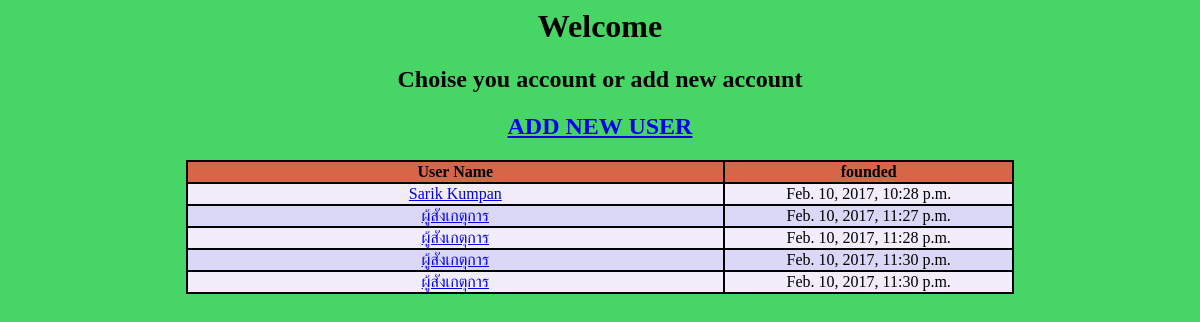
The app's page /accounting/, older data.
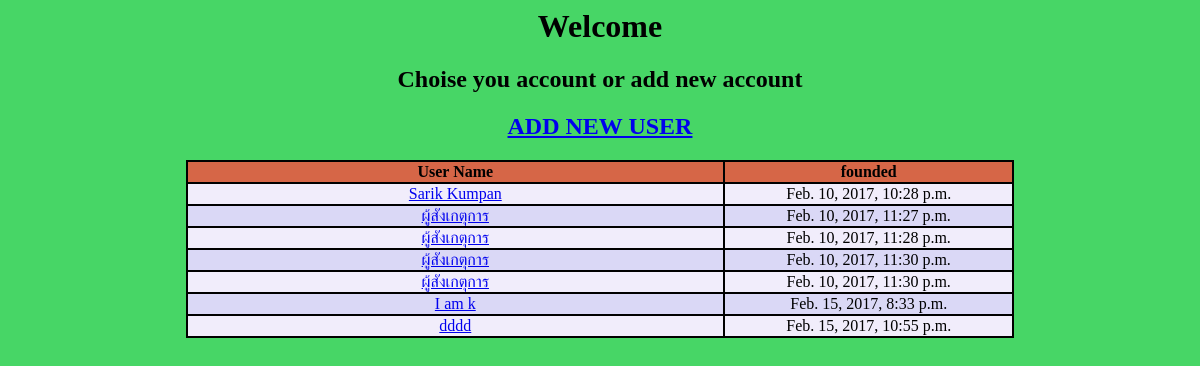
The same page, newer data.
### accounting/models.py (models this page shows, shortened)
class User(models.Model):
    user_name = models.CharField(max_length=60)
    founded = models.DateTimeField('date founded')

### accounting/views.py (the view)
class IndexView(generic.ListView): #for show home page that show all user
    model = User
    template_name = 'accounting/index.html'
    context_object_name = 'user_list'

### accounting/templates/accounting/index.html (shortened to what this page needs)
<head>
</head>
<body style="background-color:#47d666">
<center>
<h1> Welcome </h1>
<h2> Choise you account or add new account </h2>
<a href="{% url 'accounting:add_user_page' %}"><h2>ADD NEW USER</h2></a>
{% if user_list %}
    <table>
    	<tr>
			<th class="user">User Name</th>
			<th>founded</th>
		</tr>
	{% for user in user_list %}
        <tr>
		    <td><a href="{% url 'accounting:user_book' pk=user.id %}">{{user.user_name}}</a></td>
            <td style="text-align:center">{{user.founded}}</td>
        </tr>
	{% endfor %}
{% endif %}
</table>
</center>
</body>

Row changes from the older to the newer data that the page shows:
added User: user_name "I am k", founded "Feb. 15, 2017, 8:33 p.m."
added User: user_name "dddd", founded "Feb. 15, 2017, 10:55 p.m."
